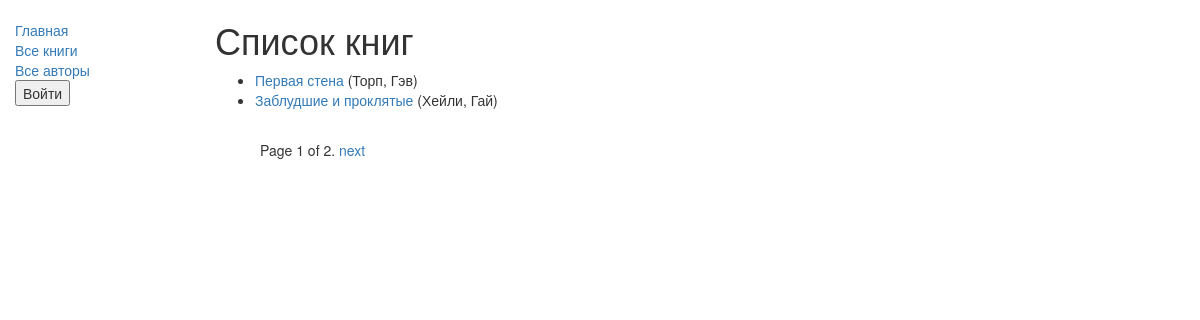
/catalog/books/, run on the app's committed database.
### catalog/models.py (models this page shows, shortened)
class Book(models.Model):
    title = models.CharField(max_length=200)
    author = models.ForeignKey('Author', on_delete=models.SET_NULL, null=True)
    summary = models.TextField(max_length=1000, help_text="Enter a brief description of the book")
    isbn = models.CharField('ISBN',max_length=13, help_text='13 Character <a href="https://www.isbn-international.org/content/what-isbn">ISBN number</a>')
    genre = models.ManyToManyField(Genre, help_text="Select a genre for this book")
    def get_absolute_url(self):
        return reverse('book-detail', args=[str(self.id)])
    def display_genre(self):
        return ', '.join([ genre.name for genre in self.genre.all()[:3] ])
    display_genre.short_description = 'Genre'

class Author(models.Model):
    first_name = models.CharField(max_length=100)
    last_name = models.CharField(max_length=100)
    date_of_birth = models.DateField(null=True, blank=True)
    date_of_death = models.DateField('Died', null=True, blank=True)
    def __str__(self):
        return '%s, %s' % (self.last_name, self.first_name)

### catalog/views.py (the view)
class BookListView(generic.ListView):
    model = Book
    paginate_by = 2
    def get_queryset(self):
        return Book.objects.filter(title__icontains='')

### catalog/templates/catalog/book_list.html
{% extends "base_generic.html" %}
{% block content %}
    <h1>Список книг</h1>
    {% if book_list %}
    <ul>
      {% for book in book_list %}
      <li>
        <a href="{{ book.get_absolute_url }}">{{ book.title }}</a> ({{book.author}})
      </li>
      {% endfor %}
    </ul>
    {% else %}
      <p>В библиотеке книг нет.</p>
    {% endif %}
{% endblock %}

### data on the page
Book: title "Первая стена", author "Торп, Гэв"
Book: title "Заблудшие и проклятые", author "Хейли, Гай"

### other printed values
{{ page_obj.number }} "1"
{{ page_obj.paginator.num_pages }} "2"
